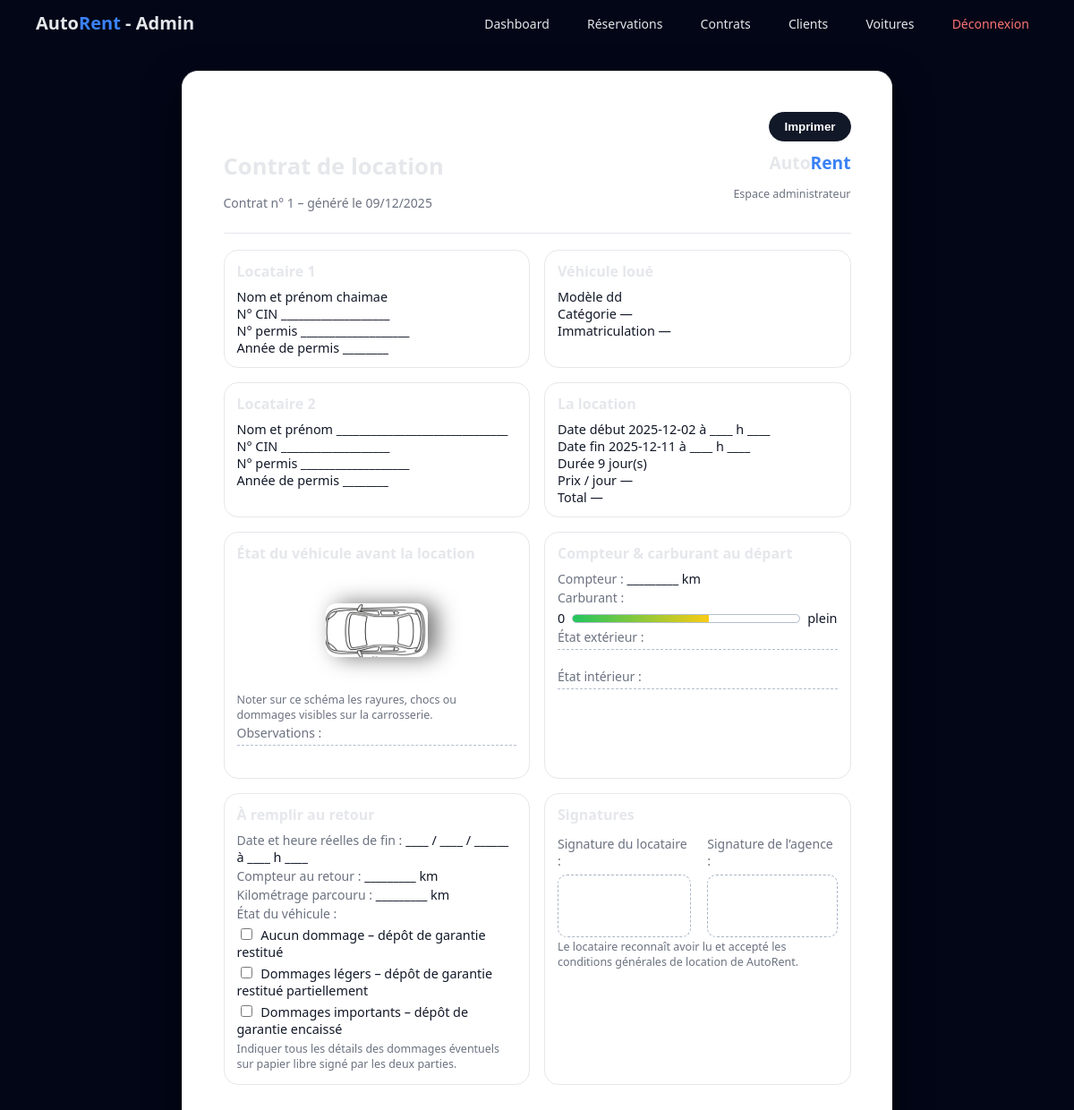
The page /admin/reservations/1/facture (signed in) on the database as committed earlier.
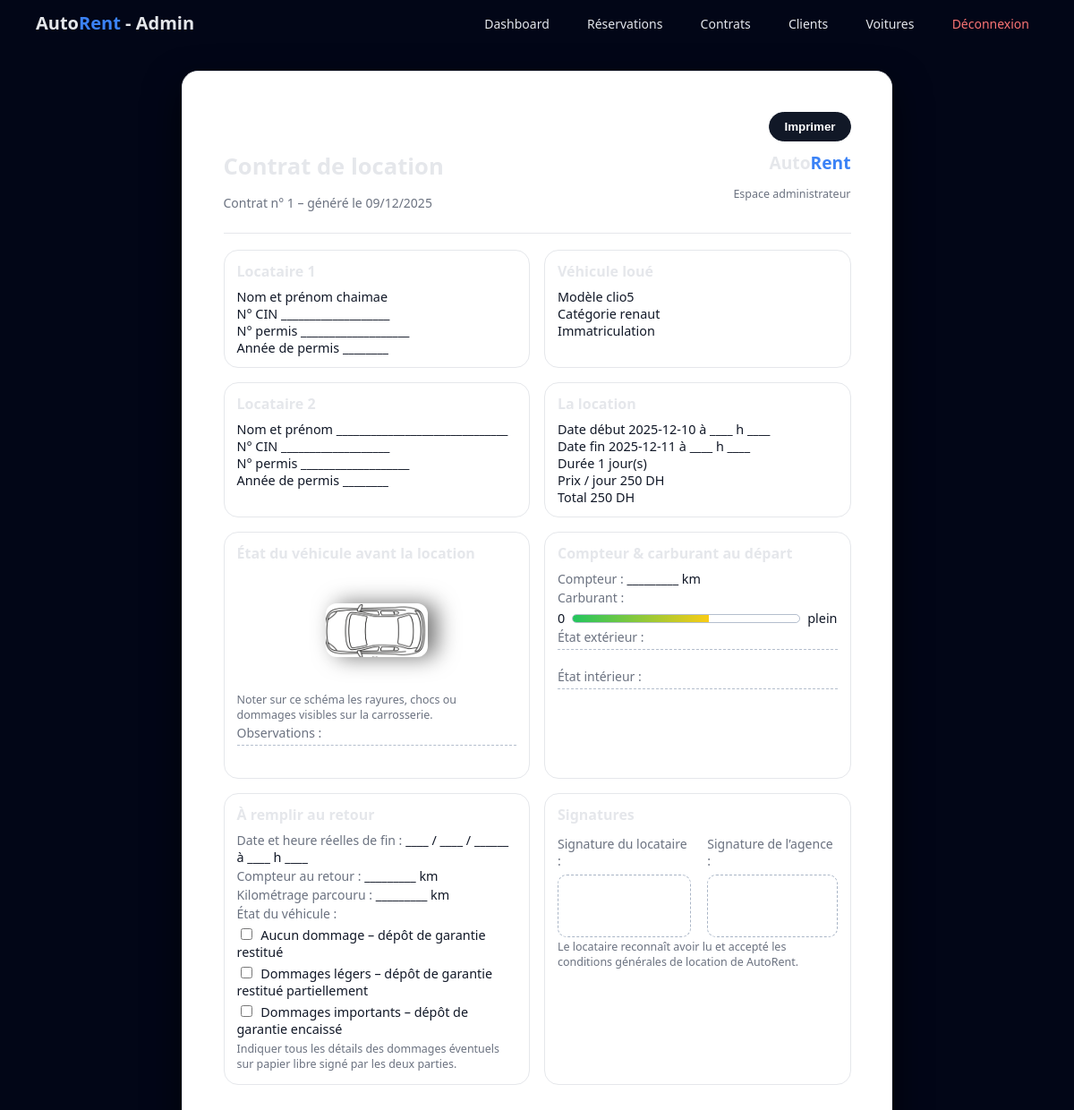
The same page on the database as committed later.
### tables this page shows
CREATE TABLE demandes(
            id INTEGER PRIMARY KEY AUTOINCREMENT,
            nom TEXT,
            tel TEXT,
            email TEXT,
            ville TEXT,
            date_debut TEXT,
            date_fin TEXT,
            voiture TEXT,
            notes TEXT,
            statut TEXT DEFAULT 'En attente',
            created_at TEXT
        );

CREATE TABLE voitures(
            id INTEGER PRIMARY KEY AUTOINCREMENT,
            nom TEXT,
            categorie TEXT,
            prix_jour REAL,
            immatriculation TEXT,
            statut TEXT DEFAULT 'Disponible',
            image TEXT
        );

### app.py (the view)
@app.route("/admin/reservations/<int:rid>/facture")
def admin_facture(rid):
    if not require_admin():
        return redirect(url_for("login"))
    conn = get_conn()
    cur = conn.cursor()
    cur.execute("SELECT * FROM demandes WHERE id=?", (rid,))
    d = cur.fetchone()
    if not d:
        conn.close()
        return "Réservation introuvable", 404
    jours = 1
    prix_jour = None
    total = None
    try:
        if d["date_debut"] and d["date_fin"]:
            dd = datetime.strptime(d["date_debut"], "%Y-%m-%d")
            df = datetime.strptime(d["date_fin"], "%Y-%m-%d")
            jours = (df - dd).days
            if jours <= 0:
                jours = 1
    except Exception:
        jours = 1
    cur.execute(
        "SELECT prix_jour, immatriculation, categorie FROM voitures WHERE nom=? LIMIT 1",
        (d["voiture"],)
    )
    v = cur.fetchone()
    if v and v["prix_jour"]:
        prix_jour = v["prix_jour"]
        total = prix_jour * jours
    conn.close()
    today = datetime.now().strftime("%d/%m/%Y")
    return render_template(
        "admin_facture.html",
        d=d,
        v=v,
        jours=jours,
        prix_jour=prix_jour,
        total=total,
        today=today
    )

### app.py (called while the page is built)
def get_conn():
    conn = sqlite3.connect(DB_PATH, timeout=10)
    conn.row_factory = sqlite3.Row
    return conn

def require_admin():
    return bool(session.get("admin_ok"))

### templates/admin_facture.html (shortened to what the changed rows need)
{% extends "base_admin.html" %}
{% block content %}
<div class="facture-page">
  <header class="facture-header">
    <div>
      <h1>Contrat de location</h1>
      <p class="muted">
  Contrat n° {{ d.id }} – généré le {{ today or "" }}
</p>
    </div>
  </header>
<div class="facture-grid-2x2">
  <section class="facture-block">
    <h2>Locataire 1</h2>
    <div class="facture-field">
      <span class="label">Nom et prénom</span>
      <span class="value">{{ d.nom }}</span>
    </div>
  </section>
  <section class="facture-block">
    <h2>Véhicule loué</h2>
    <div class="facture-field">
      <span class="label">Modèle</span>
      <span class="value">{{ d.voiture }}</span>
    </div>
    <div class="facture-field">
      <span class="label">Catégorie</span>
      <span class="value">{{ v.categorie if v else "—" }}</span>
    </div>
    <div class="facture-field">
      <span class="label">Immatriculation</span>
      <span class="value medium">{{ v.immatriculation if v else "—" }}</span>
    </div>
  </section>
  <section class="facture-block">
    <h2>Locataire 2</h2>
  </section>
  <section class="facture-block">
    <h2>La location</h2>
    <div class="facture-field">
      <span class="label">Date début</span>
      <span class="value">{{ d.date_debut }} à ____ h ____</span>
    </div>
    <div class="facture-field">
      <span class="label">Date fin</span>
      <span class="value">{{ d.date_fin }} à ____ h ____</span>
    </div>
    <div class="facture-field">
      <span class="label">Durée</span>
      <span class="value small">{{ jours }} jour(s)</span>
    </div>
    <div class="facture-field">
      <span class="label">Prix / jour</span>
      <span class="value small">
        {% if prix_jour %}{{ '%.0f'|format(prix_jour) }} DH{% else %}—{% endif %}
      </span>
    </div>
    <div class="facture-field">
      <span class="label">Total</span>
      <span class="value small">
        {% if total %}{{ '%.0f'|format(total) }} DH{% else %}—{% endif %}
      </span>
    </div>
  </section>
</div>
  <div class="facture-grid-2">
    <section class="facture-block">
      <h2>État du véhicule avant la location</h2>
    </section>
    <section class="facture-block">
      <h2>Compteur & carburant au départ</h2>
    </section>
  </div>
  <div class="facture-grid-2">
    <section class="facture-block">
      <h2>À remplir au retour</h2>
    </section>
    <section class="facture-block">
      <h2>Signatures</h2>
    </section>
  </div>
</div>
{% endblock %}

Rows that differ between the two databases and show on the page:
changed demandes "chaimae": voiture "dd" → "clio5"; date_debut "2025-12-02" → "2025-12-10"
added voitures: categorie "renaut", prix_jour "250"
Other text that changed with them:
{{ jours }}: "9" → "1"
{{ '%.0f'|format(total) }}: (not shown) → "250"
{{ v.categorie if v else "—" }}: "—" → (not shown)
{{ v.immatriculation if v else "—" }}: "—" → (not shown)
text now shown: "DH DH"
